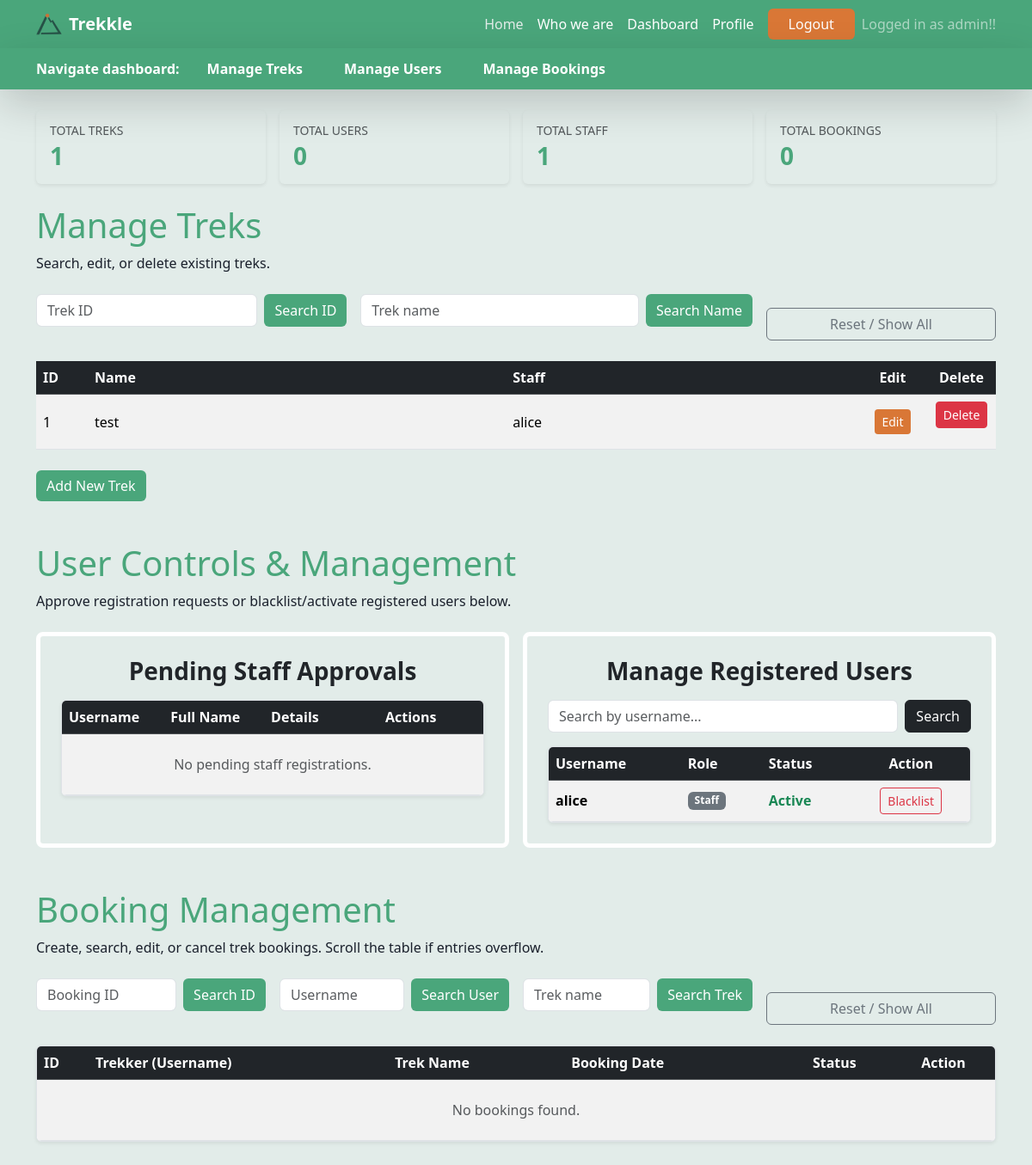
The app's page /admin/dashboard (signed in), older data.
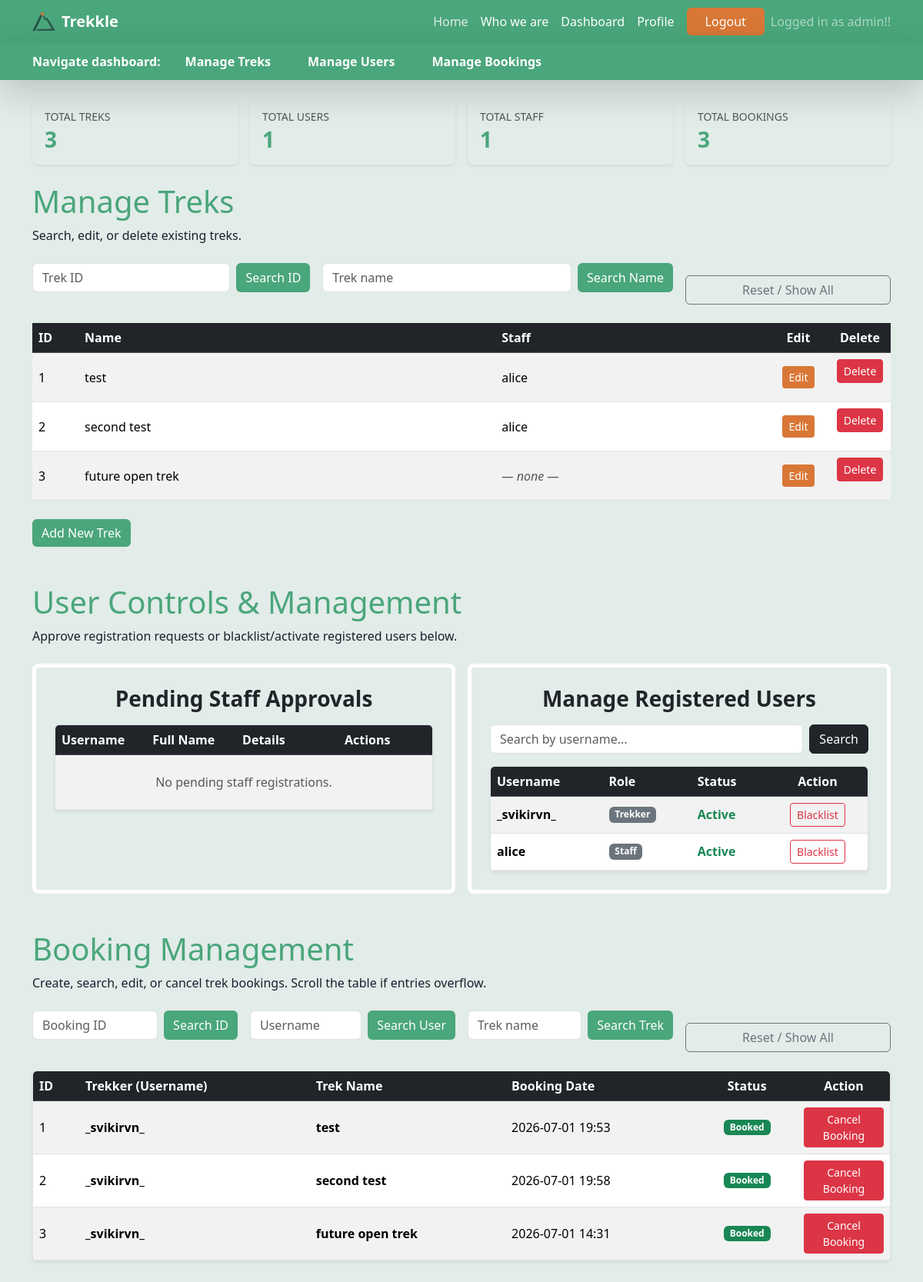
The same page, newer data.
### models.py (models this page shows)
class Treks(db.Model):
    id = db.Column(db.Integer, primary_key=True)
    name = db.Column(db.String(150), nullable=False)
    location = db.Column(db.String(150), nullable=False)
    description = db.Column(db.Text)
    difficulty = db.Column(db.String(20), nullable=False)
    duration_days = db.Column(db.Integer, nullable=False)
    total_slots = db.Column(db.Integer, nullable=False)
    available_slots = db.Column(db.Integer, nullable=False)
    start_date = db.Column(db.Date, nullable=False)
    end_date = db.Column(db.Date, nullable=False)
    status = db.Column(db.String(20), nullable=False, default="Open")
    trek_updates = db.Column(db.String(250), default="As Scheduled")
    created_at = db.Column(db.DateTime, default=lambda: datetime.now(timezone.utc))

class User(UserMixin, db.Model):
    id = db.Column(db.Integer, primary_key=True)
    username = db.Column(db.String(150), unique=True, nullable=False)
    email = db.Column(db.String(150), unique=True, nullable=False)
    password_hash = db.Column(db.String(255), nullable=False)
    full_name = db.Column(db.String(150), nullable=False)
    phone = db.Column(db.String(20))
    role = db.Column(db.String(20), nullable=False, default="trekker")
    status = db.Column(db.String(20), nullable=False, default="pending")
    created_at = db.Column(db.DateTime, default=lambda: datetime.now(timezone.utc))

class Booking(db.Model):
    id = db.Column(db.Integer, primary_key=True)
    user_id = db.Column(db.Integer, db.ForeignKey("user.id", ondelete="CASCADE"), nullable=False)
    trek_id = db.Column(db.Integer, db.ForeignKey("treks.id", ondelete="CASCADE"), nullable=False)
    booking_date = db.Column(db.DateTime, default=lambda: datetime.now(timezone.utc))
    status = db.Column(db.String(20), nullable=False, default="Booked")

### admin.py (the view)
@admin_bp.route('/admin/dashboard')
@login_required
@admin_required
def admin_dashboard():
    search_id   = request.args.get('search_id', '').strip()
    search_name = request.args.get('search_name', '').strip()
    query = Treks.query
    if search_id:
        try:
            query = query.filter(Treks.id == int(search_id))
        except ValueError:
            flash('Invalid Trek ID format.', 'error')
    elif search_name:
        query = query.filter(Treks.name.ilike(f'%{search_name}%'))
    treks = query.order_by(Treks.id).all()
    staff_map = {}
    assignments = db.session.query(StaffAssignment, User).join(
        User, StaffAssignment.staff_assigned == User.id
    ).all()
    for assignment, staff_user in assignments:
        staff_map[assignment.trek_id] = staff_user.username
    staff_list = User.query.filter_by(role='Staff', status='active').all()
    pending_staff = User.query.filter_by(role='Staff', status='pending').order_by(User.id).all()
    user_search = request.args.get('user_search', '').strip()
    u_query = User.query.filter(User.id != current_user.id) # exclude current admin
    if user_search:
        u_query = u_query.filter(User.username.ilike(f'%{user_search}%'))
    all_users = u_query.order_by(User.username).all()
    search_booking_id = request.args.get('search_booking_id', '').strip()
    search_username   = request.args.get('search_username', '').strip()
    search_trek_name  = request.args.get('search_trek_name', '').strip()
    b_query = db.session.query(Booking, User, Treks).join(
        User, Booking.user_id == User.id
    ).join(
        Treks, Booking.trek_id == Treks.id
    )
    if search_booking_id:
        try:
            b_query = b_query.filter(Booking.id == int(search_booking_id))
        except ValueError:
            flash('Invalid Booking ID format.', 'error')
    elif search_username:
        b_query = b_query.filter(User.username.ilike(f'%{search_username}%'))
    elif search_trek_name:
        b_query = b_query.filter(Treks.name.ilike(f'%{search_trek_name}%'))
    bookings_data = b_query.order_by(Booking.id).all()
    trekker_list = User.query.filter_by(role='Trekker').all()
    trek_list = Treks.query.all()
    total_treks = Treks.query.count()
    total_users = User.query.filter_by(role='Trekker').count()
    total_staffs = User.query.filter_by(role='Staff').count()
    total_bookings = Booking.query.count()
    return render_template(
        'admin.html',
        user=current_user,
        treks=treks,
        staff_map=staff_map,
        staff_list=staff_list,
        search_id=search_id,
        search_name=search_name,
        pending_staff=pending_staff,
        all_users=all_users,
        user_search=user_search,
        bookings_data=bookings_data,
        trekker_list=trekker_list,
        trek_list=trek_list,
        search_booking_id=search_booking_id,
        search_username=search_username,
        search_trek_name=search_trek_name,
        total_treks=total_treks,
        total_users=total_users,
        total_staffs=total_staffs,
        total_bookings=total_bookings
    )

### admin.py (called while the page is built)
def admin_required(f):
    @wraps(f)
    def wrapped(*args, **kwargs):
        if current_user.role != 'Admin':
            from flask import abort
            abort(403)
        return f(*args, **kwargs)
    return wrapped

### app.py (called while the page is built)
@login_manager.user_loader
def load_user(user_id):
    return(User.query.get(int(user_id)))

### templates/admin.html (shortened to what the changed rows need)
{%extends "base.html"%}
{%block content%}
<div class="container py-4">
    <div class="row g-3 mb-4">
        <div class="col-md-3">
            <div class="card bg-trekkle-accent border-0 shadow-sm">
                <div class="card-body py-3">
                    <h6 class="text-uppercase text-muted small mb-1">total treks</h6>
                    <h3 class="fw-bold mb-0 text-trekkle-primary">{{ total_treks }}</h3>
                </div>
            </div>
        </div>
        <div class="col-md-3">
            <div class="card bg-trekkle-accent border-0 shadow-sm">
                <div class="card-body py-3">
                    <h6 class="text-uppercase text-muted small mb-1">total users</h6>
                    <h3 class="fw-bold mb-0 text-trekkle-primary">{{ total_users }}</h3>
                </div>
            </div>
        </div>
        <div class="col-md-3">
            <div class="card bg-trekkle-accent border-0 shadow-sm">
                <div class="card-body py-3">
                    <h6 class="text-uppercase text-muted small mb-1">total bookings</h6>
                    <h3 class="fw-bold mb-0 text-trekkle-primary">{{ total_bookings }}</h3>
                </div>
            </div>
        </div>
    </div>
    <h1 class="mb-2 text-trekkle-primary" id="treks-section">Manage Treks</h1>
    <div style="max-height: 420px; overflow-y: auto;">
        <table class="table table-hover table-striped align-middle mb-0" id="treks_table">
            <thead class="table-dark">
                <tr>
                    <th style="width:60px">ID</th>
                    <th>Name</th>
                    <th>Staff</th>
                    <th style="width:80px" class="text-center">Edit</th>
                    <th style="width:80px" class="text-center">Delete</th>
                </tr>
            </thead>
            <tbody>
                {% if treks %}
                {% for trek in treks %}
                <tr>
                    <td>{{ trek.id }}</td>
                    <td>{{ trek.name }}</td>
                    <td>
                        {% if staff_map.get(trek.id) %}
                        {{ staff_map[trek.id] }}
                        {% else %}
                        <span class="text-muted fst-italic">— none —</span>
                        {% endif %}
                    </td>
                    <td class="text-center">
                        <button class="btn btn-sm btn-trekkle-cta" data-bs-toggle="modal"
                            data-bs-target="#editModal{{ trek.id }}" title="Edit trek">
                            Edit
                        </button>
                    </td>
                    <td class="text-center">
                        <form method="POST" action="{{ url_for('admin_bp.delete_trek', trek_id=trek.id) }}">
                            <button type="submit" class="btn btn-sm btn-danger" title="Delete trek">
                                Delete
                            </button>
                        </form>
                    </td>
                </tr>
                {% endfor %}
                {% else %}
                <tr>
                    <td colspan="5" class="text-center text-muted py-4">No treks found.</td>
                </tr>
                {% endif %}
            </tbody>
        </table>
    </div>
    <h1 class="mb-2 text-trekkle-primary mt-5" id="users-section">User Controls & Management</h1>
    <div class="row g-3 mb-4" id="user_control_section">
        <div class="col-12 col-md-6">
            <div class="card bg-trekkle-accent border border-white border-5 rounded-3 p-4 h-100">
                <div style="max-height: 420px; overflow-y: auto;" class="bg-white rounded border shadow-sm">
                    <table class="table table-hover table-striped align-middle mb-0">
                        <thead class="table-dark" style="position: sticky; top: 0; z-index: 1;">
                            <tr>
                                <th>Username</th>
                                <th>Full Name</th>
                                <th>Details</th>
                                <th class="text-center" style="min-width: 140px;">Actions</th>
                            </tr>
                        </thead>
                    </table>
                </div>
            </div>
        </div>
        <div class="col-12 col-md-6">
            <div class="card bg-trekkle-accent border border-white border-5 rounded-3 p-4 h-100">
                <div style="max-height: 420px; overflow-y: auto;" class="bg-white rounded border shadow-sm">
                    <table class="table table-hover table-striped align-middle mb-0">
                        <thead class="table-dark" style="position: sticky; top: 0; z-index: 1;">
                            <tr>
                                <th>Username</th>
                                <th>Role</th>
                                <th>Status</th>
                                <th class="text-center">Action</th>
                            </tr>
                        </thead>
                        <tbody>
                            {% if all_users %}
                            {% for u in all_users %}
                            <tr>
                                <td><strong>{{ u.username }}</strong></td>
                                <td><span class="badge bg-secondary">{{ u.role }}</span></td>
                                <td>
                                    {% if u.status == 'active' %}
                                    <span class="text-success fw-bold">Active</span>
                                    {% elif u.status == 'blacklisted' %}
                                    <span class="text-danger fw-bold">Blacklisted</span>
                                    {% else %}
                                    <span class="text-warning fw-bold">{{ u.status|capitalize }}</span>
                                    {% endif %}
                                </td>
                                <td class="text-center">
                                    {% if u.status == 'blacklisted' %}
                                    <form method="POST"
                                        action="{{ url_for('admin_bp.update_user_status', user_id=u.id, new_status='active') }}"
                                        class="mb-0">
                                        <button type="submit" class="btn btn-sm btn-outline-success py-1">Approve /
                                            Activate</button>
                                    </form>
                                    {% else %}
                                    <form method="POST"
                                        action="{{ url_for('admin_bp.update_user_status', user_id=u.id, new_status='blacklisted') }}"
                                        class="mb-0">
                                        <button type="submit"
                                            class="btn btn-sm btn-outline-danger py-1">Blacklist</button>
                                    </form>
                                    {% endif %}
                                </td>
                            </tr>
                            {% endfor %}
                            {% else %}
                            <tr>
                                <td colspan="4" class="text-center text-muted py-4">No users found.</td>
                            </tr>
                            {% endif %}
                        </tbody>
                    </table>
                </div>
            </div>
        </div>
    </div>
    <h1 class="mb-2 text-trekkle-primary mt-5" id="bookings-section">Booking Management</h1>
    <div style="max-height: 420px; overflow-y: auto;" class="bg-white rounded border shadow-sm mb-4">
        <table class="table table-hover table-striped align-middle mb-0" id="bookings_table">
            <thead class="table-dark" style="position: sticky; top: 0; z-index: 1;">
                <tr>
                    <th style="width:60px">ID</th>
                    <th>Trekker (Username)</th>
                    <th>Trek Name</th>
                    <th>Booking Date</th>
                    <th class="text-center">Status</th>
                    <th style="width:120px" class="text-center">Action</th>
                </tr>
            </thead>
            <tbody>
                {% if bookings_data %}
                {% for booking, trekker, trek in bookings_data %}
                <tr>
                    <td>{{ booking.id }}</td>
                    <td>
                        <strong>{{ trekker.username }}</strong><br>
                    </td>
                    <td>
                        <strong>{{ trek.name }}</strong><br>
                    </td>
                    <td>
                        {{ booking.booking_date.strftime('%Y-%m-%d %H:%M') }}
                    </td>
                    <td class="text-center">
                        {% if booking.status == 'Booked' %}
                        <span class="badge bg-success">Booked</span>
                        {% elif booking.status == 'Cancelled' %}
                        <span class="badge bg-danger">Cancelled</span>
                        {% else %}
                        <span class="badge bg-secondary">{{ booking.status }}</span>
                        {% endif %}
                    </td>
                    <td class="text-center">
                        {% if booking.status == 'Booked' %}
                        <form method="POST" action="{{ url_for('admin_bp.cancel_booking', booking_id=booking.id) }}"
                            onsubmit="return confirm('Are you sure you want to cancel Booking #{{ booking.id }}?');"
                            class="mb-0">
                            <button type="submit" class="btn btn-sm btn-danger py-1" title="Cancel booking">
                                Cancel Booking
                            </button>
                        </form>
                        {% else %}
                        <span class="text-muted fst-italic">No action</span>
                        {% endif %}
                    </td>
                </tr>
                {% endfor %}
                {% else %}
                <tr>
                    <td colspan="6" class="text-center text-muted py-4">No bookings found.</td>
                </tr>
                {% endif %}
            </tbody>
        </table>
    </div>
</div>
{%endblock%}

Row changes from the older to the newer data that the page shows:
added Treks: id "2", name "second test", {{ staff_map[trek.id] }} "alice"
added Treks: id "3", name "future open trek", shows "— none —"
added User: username "_svikirvn_", role "Trekker", status "Active"
added Booking: id "1", username "_svikirvn_", name "test", booking_date "2026-07-01 19:53", status "Booked"
added Booking: id "2", username "_svikirvn_", name "second test", booking_date "2026-07-01 19:58", status "Booked"
added Booking: id "3", username "_svikirvn_", name "future open trek", booking_date "2026-07-01 14:31", status "Booked"
Text that changed along with them:
{{ total_treks }}: "1" → "3"
{{ total_users }}: "0" → "1"
{{ total_bookings }}: "0" → "3"
text no longer shown: "No bookings found."
